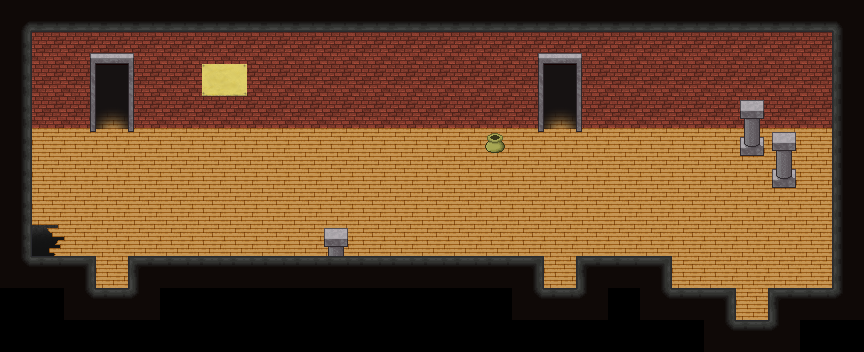

Tiled map render using the project's own tile images. Description and the map definition, with tile-layer contents summarised, below:
An orthogonal 27x11 tile map with 32x32 px tiles, 4 tile layers (Lower 1, Upper 1, Lower 2, Upper 2), 8 tilesets and 10 objects (5x teleport, 4x event, trigger).

<map version="1.0" orientation="orthogonal" width="27" height="11" tilewidth="32" tileheight="32">
 <properties>
  <property name="bgm" value="music_haven" />
  <property name="minimap" value="graphic_minimap_l1_f1" />
  <property name="minimap_x1" value="63" />
  <property name="minimap_x2" value="120" />
  <property name="minimap_y1" value="141" />
  <property name="minimap_y2" value="150" />
 </properties>
 <tileset firstgid="1" name="blockboundBrickWall" tilewidth="32" tileheight="32">
  <image source="tilesets/blockbound/brickwall.png" width="128" height="96" />
  <tile id="0">
   <properties>
    <property name="x" value="" />
   </properties>
  </tile>
  <tile id="1">
   <properties>
    <property name="x" value="" />
   </properties>
  </tile>
  <tile id="2">
   <properties>
    <property name="x" value="" />
   </properties>
  </tile>
 </tileset>
 <tileset firstgid="13" name="blockboundBrownRock" tilewidth="32" tileheight="32">
  <image source="tilesets/blockbound/brownrock.png" trans="8080ff" width="320" height="224" />
  <tile id="30">
   <properties>
    <property name="x" value="" />
   </properties>
  </tile>
  <tile id="31">
   <properties>
    <property name="x" value="" />
   </properties>
  </tile>
  <tile id="32">
   <properties>
    <property name="x" value="" />
   </properties>
  </tile>
  <tile id="40">
   <properties>
    <property name="x" value="" />
   </properties>
  </tile>
  <tile id="41">
   <properties>
    <property name="x" value="" />
   </properties>
  </tile>
  <tile id="42">
   <properties>
    <property name="x" value="" />
   </properties>
  </tile>
  <tile id="50">
   <properties>
    <property name="top" value="" />
   </properties>
  </tile>
  <tile id="51">
   <properties>
    <property name="top" value="" />
   </properties>
  </tile>
  <tile id="52">
   <properties>
    <property name="top" value="" />
   </properties>
  </tile>
 </tileset>
 <tileset firstgid="83" name="blockboundRedRug" tilewidth="32" tileheight="32">
  <image source="tilesets/blockbound/redrug.png" width="96" height="96" />
 </tileset>
 <tileset firstgid="92" name="blockboundStoneFloor" tilewidth="32" tileheight="32">
  <image source="tilesets/blockbound/stonefloor.PNG" trans="8080ff" width="320" height="320" />
  <tile id="30">
   <properties>
    <property name="x" value="" />
   </properties>
  </tile>
  <tile id="31">
   <properties>
    <property name="x" value="" />
   </properties>
  </tile>
  <tile id="32">
   <properties>
    <property name="x" value="" />
   </properties>
  </tile>
  <tile id="40">
   <properties>
    <property name="x" value="" />
   </properties>
  </tile>
  <tile id="41">
   <properties>
    <property name="x" value="" />
   </properties>
  </tile>
  <tile id="42">
   <properties>
    <property name="x" value="" />
   </properties>
  </tile>
  <tile id="60">
   <properties>
    <property name="top" value="" />
   </properties>
  </tile>
  <tile id="61">
   <properties>
    <property name="top" value="" />
   </properties>
  </tile>
  <tile id="62">
   <properties>
    <property name="top" value="" />
   </properties>
  </tile>
 </tileset>
 <tileset firstgid="192" name="blockboundUpper" tilewidth="32" tileheight="32">
  <image source="tilesets/blockbound/upper.png" trans="8080ff" width="256" height="288" />
  <tile id="0">
   <properties>
    <property name="x" value="" />
   </properties>
  </tile>
  <tile id="1">
   <properties>
    <property name="x" value="" />
   </properties>
  </tile>
  <tile id="2">
   <properties>
    <property name="x" value="" />
   </properties>
  </tile>
  <tile id="3">
   <properties>
    <property name="x" value="" />
   </properties>
  </tile>
  <tile id="4">
   <properties>
    <property name="x" value="" />
   </properties>
  </tile>
  <tile id="8">
   <properties>
    <property name="x" value="" />
   </properties>
  </tile>
  <tile id="9">
   <properties>
    <property name="x" value="" />
   </properties>
  </tile>
  <tile id="10">
   <properties>
    <property name="x" value="" />
   </properties>
  </tile>
  <tile id="11">
   <properties>
    <property name="x" value="" />
   </properties>
  </tile>
  <tile id="12">
   <properties>
    <property name="x" value="" />
   </properties>
  </tile>
  <tile id="16">
   <properties>
    <property name="x" value="" />
   </properties>
  </tile>
  <tile id="17">
   <properties>
    <property name="x" value="" />
   </properties>
  </tile>
  <tile id="18">
   <properties>
    <property name="x" value="" />
   </properties>
  </tile>
  <tile id="24">
   <properties>
    <property name="x" value="" />
   </properties>
  </tile>
  <tile id="25">
   <properties>
    <property name="x" value="" />
   </properties>
  </tile>
  <tile id="26">
   <properties>
    <property name="x" value="" />
   </properties>
  </tile>
  <tile id="27">
   <properties>
    <property name="x" value="" />
   </properties>
  </tile>
  <tile id="28">
   <properties>
    <property name="x" value="" />
   </properties>
  </tile>
  <tile id="32">
   <properties>
    <property name="x" value="" />
   </properties>
  </tile>
  <tile id="33">
   <properties>
    <property name="x" value="" />
   </properties>
  </tile>
  <tile id="34">
   <properties>
    <property name="x" value="" />
   </properties>
  </tile>
  <tile id="35">
   <properties>
    <property name="x" value="" />
   </properties>
  </tile>
  <tile id="36">
   <properties>
    <property name="x" value="" />
   </properties>
  </tile>
  <tile id="39">
   <properties>
    <property name="x" value="" />
   </properties>
  </tile>
  <tile id="40">
   <properties>
    <property name="x" value="" />
   </properties>
  </tile>
  <tile id="41">
   <properties>
    <property name="x" value="" />
   </properties>
  </tile>
  <tile id="42">
   <properties>
    <property name="x" value="" />
   </properties>
  </tile>
  <tile id="43">
   <properties>
    <property name="x" value="" />
   </properties>
  </tile>
  <tile id="44">
   <properties>
    <property name="x" value="" />
   </properties>
  </tile>
  <tile id="45">
   <properties>
    <property name="x" value="" />
   </properties>
  </tile>
  <tile id="46">
   <properties>
    <property name="x" value="" />
   </properties>
  </tile>
  <tile id="47">
   <properties>
    <property name="x" value="" />
   </properties>
  </tile>
 </tileset>
 <tileset firstgid="264" name="blockboundWoodFloor" tilewidth="32" tileheight="32">
  <image source="tilesets/blockbound/woodfloor.png" trans="8080ff" width="320" height="320" />
  <tile id="30">
   <properties>
    <property name="x" value="" />
   </properties>
  </tile>
  <tile id="31">
   <properties>
    <property name="x" value="" />
   </properties>
  </tile>
  <tile id="32">
   <properties>
    <property name="x" value="" />
   </properties>
  </tile>
  <tile id="40">
   <properties>
    <property name="x" value="" />
   </properties>
  </tile>
  <tile id="41">
   <properties>
    <property name="x" value="" />
   </properties>
  </tile>
  <tile id="42">
   <properties>
    <property name="x" value="" />
   </properties>
  </tile>
  <tile id="50">
   <properties>
    <property name="x" value="" />
   </properties>
  </tile>
  <tile id="51">
   <properties>
    <property name="x" value="" />
   </properties>
  </tile>
  <tile id="52">
   <properties>
    <property name="x" value="" />
   </properties>
  </tile>
  <tile id="60">
   <properties>
    <property name="top" value="" />
   </properties>
  </tile>
  <tile id="61">
   <properties>
    <property name="top" value="" />
   </properties>
  </tile>
  <tile id="62">
   <properties>
    <property name="top" value="" />
   </properties>
  </tile>
  <tile id="70">
   <properties>
    <property name="hole" value="" />
   </properties>
  </tile>
  <tile id="71">
   <properties>
    <property name="hole" value="" />
   </properties>
  </tile>
  <tile id="72">
   <properties>
    <property name="hole" value="" />
   </properties>
  </tile>
  <tile id="73">
   <properties>
    <property name="hole" value="" />
   </properties>
  </tile>
  <tile id="74">
   <properties>
    <property name="hole" value="" />
   </properties>
  </tile>
  <tile id="75">
   <properties>
    <property name="hole" value="" />
   </properties>
  </tile>
  <tile id="76">
   <properties>
    <property name="hole" value="" />
   </properties>
  </tile>
  <tile id="77">
   <properties>
    <property name="hole" value="" />
   </properties>
  </tile>
  <tile id="80">
   <properties>
    <property name="hole" value="" />
   </properties>
  </tile>
  <tile id="81">
   <properties>
    <property name="hole" value="" />
   </properties>
  </tile>
  <tile id="82">
   <properties>
    <property name="hole" value="" />
   </properties>
  </tile>
  <tile id="83">
   <properties>
    <property name="hole" value="" />
   </properties>
  </tile>
  <tile id="84">
   <properties>
    <property name="hole" value="" />
   </properties>
  </tile>
  <tile id="85">
   <properties>
    <property name="hole" value="" />
   </properties>
  </tile>
  <tile id="86">
   <properties>
    <property name="hole" value="" />
   </properties>
  </tile>
  <tile id="87">
   <properties>
    <property name="hole" value="" />
   </properties>
  </tile>
  <tile id="90">
   <properties>
    <property name="hole" value="" />
   </properties>
  </tile>
  <tile id="91">
   <properties>
    <property name="hole" value="" />
   </properties>
  </tile>
  <tile id="92">
   <properties>
    <property name="hole" value="" />
   </properties>
  </tile>
  <tile id="93">
   <properties>
    <property name="hole" value="" />
   </properties>
  </tile>
  <tile id="94">
   <properties>
    <property name="hole" value="" />
   </properties>
  </tile>
  <tile id="95">
   <properties>
    <property name="hole" value="" />
   </properties>
  </tile>
  <tile id="96">
   <properties>
    <property name="hole" value="" />
   </properties>
  </tile>
 </tileset>
 <tileset firstgid="364" name="blockboundCeiling" tilewidth="32" tileheight="32">
  <image source="tilesets/blockbound/ceiling.png" trans="8080ff" width="160" height="96" />
  <tile id="0">
   <properties>
    <property name="x" value="" />
   </properties>
  </tile>
  <tile id="1">
   <properties>
    <property name="x" value="" />
   </properties>
  </tile>
  <tile id="2">
   <properties>
    <property name="x" value="" />
   </properties>
  </tile>
  <tile id="3">
   <properties>
    <property name="x" value="" />
   </properties>
  </tile>
  <tile id="4">
   <properties>
    <property name="x" value="" />
   </properties>
  </tile>
  <tile id="5">
   <properties>
    <property name="x" value="" />
   </properties>
  </tile>
  <tile id="6">
   <properties>
    <property name="x" value="" />
   </properties>
  </tile>
  <tile id="7">
   <properties>
    <property name="x" value="" />
   </properties>
  </tile>
  <tile id="8">
   <properties>
    <property name="x" value="" />
   </properties>
  </tile>
  <tile id="9">
   <properties>
    <property name="x" value="" />
   </properties>
  </tile>
  <tile id="10">
   <properties>
    <property name="x" value="" />
   </properties>
  </tile>
  <tile id="11">
   <properties>
    <property name="x" value="" />
   </properties>
  </tile>
  <tile id="12">
   <properties>
    <property name="x" value="" />
   </properties>
  </tile>
  <tile id="13">
   <properties>
    <property name="x" value="" />
   </properties>
  </tile>
  <tile id="14">
   <properties>
    <property name="x" value="" />
   </properties>
  </tile>
 </tileset>
 <tileset firstgid="379" name="blockboundQuarryCeiling" tilewidth="32" tileheight="32">
  <image source="tilesets/blockbound/quarryroof.png" trans="8080ff" width="160" height="96" />
  <tile id="0">
   <properties>
    <property name="x" value="" />
   </properties>
  </tile>
  <tile id="2">
   <properties>
    <property name="x" value="" />
   </properties>
  </tile>
  <tile id="3">
   <properties>
    <property name="x" value="" />
   </properties>
  </tile>
  <tile id="4">
   <properties>
    <property name="x" value="" />
   </properties>
  </tile>
  <tile id="5">
   <properties>
    <property name="x" value="" />
   </properties>
  </tile>
  <tile id="6">
   <properties>
    <property name="x" value="" />
   </properties>
  </tile>
  <tile id="7">
   <properties>
    <property name="x" value="" />
   </properties>
  </tile>
  <tile id="9">
   <properties>
    <property name="x" value="" />
   </properties>
  </tile>
  <tile id="10">
   <properties>
    <property name="x" value="" />
   </properties>
  </tile>
  <tile id="11">
   <properties>
    <property name="x" value="" />
   </properties>
  </tile>
  <tile id="12">
   <properties>
    <property name="x" value="" />
   </properties>
  </tile>
  <tile id="13">
   <properties>
    <property name="x" value="" />
   </properties>
  </tile>
  <tile id="14">
   <properties>
    <property name="x" value="" />
   </properties>
  </tile>
 </tileset>
 <layer name="Lower 1" width="27" height="11">
  <properties>
   <property name="layer" value="5" />
   <property name="z" value="0" />
  </properties>
  <data>[297 cells, 259 non-empty, 13 distinct tile ids]</data>
 </layer>
 <layer name="Upper 1" width="27" height="11">
  <properties>
   <property name="layer" value="4" />
   <property name="z" value=".5" />
  </properties>
  <data>[297 cells, 29 non-empty, 16 distinct tile ids]</data>
 </layer>
 <objectgroup name="Event 1" width="27" height="11">
  <properties>
   <property name="layer" value="3" />
   <property name="z" value=".5" />
  </properties>
  <object name="Teleport" type="teleport" x="736" y="304" width="32" height="16">
   <properties>
    <property name="id" value="map_havenEastHall" />
    <property name="x" value="3" />
    <property name="y" value="18" />
   </properties>
  </object>
  <object name="Teleport" type="teleport" x="544" y="96" width="32" height="24">
   <properties>
    <property name="id" value="map_havenWaldyRoom" />
    <property name="x" value="6" />
    <property name="y" value="8" />
   </properties>
  </object>
  <object name="Teleport" type="teleport" x="544" y="272" width="32" height="16">
   <properties>
    <property name="id" value="map_havenNicoRoom" />
    <property name="x" value="6" />
    <property name="y" value="4" />
   </properties>
  </object>
  <object name="Teleport" type="teleport" x="96" y="96" width="32" height="24">
   <properties>
    <property name="id" value="map_havenChloeRoom" />
    <property name="targetZ" value="1" />
    <property name="x" value="6" />
    <property name="y" value="8" />
   </properties>
  </object>
  <object name="Trigger" type="trigger" x="128" y="96" width="32" height="32">
   <properties>
    <property name="auto" value="" />
    <property name="id" value="scene_intro00005" />
    <property name="switch" value="got_earrings" />
   </properties>
  </object>
  <object name="Teleport" type="teleport" x="96" y="272" width="32" height="16">
   <properties>
    <property name="id" value="map_havenBossRoom" />
    <property name="x" value="8" />
    <property name="y" value="6" />
   </properties>
  </object>
  <object name="Pudding" type="event" x="448" y="160" width="32" height="32">
   <properties>
    <property name="key" value="enemy_pudding" />
    <property name="switch" value="intro_done" />
   </properties>
  </object>
  <object name="Pudding" type="event" x="384" y="160" width="32" height="32">
   <properties>
    <property name="key" value="enemy_pudding" />
    <property name="switch" value="intro_done" />
   </properties>
  </object>
  <object name="Pudding" type="event" x="256" y="160" width="32" height="32">
   <properties>
    <property name="key" value="enemy_pudding" />
    <property name="switch" value="intro_done" />
   </properties>
  </object>
  <object name="Pudding" type="event" x="320" y="160" width="32" height="32">
   <properties>
    <property name="key" value="enemy_pudding" />
    <property name="switch" value="intro_done" />
   </properties>
  </object>
 </objectgroup>
 <layer name="Lower 2" width="27" height="11">
  <properties>
   <property name="layer" value="2" />
   <property name="z" value="1" />
  </properties>
  <data>[297 cells, 0 non-empty, 0 distinct tile ids]</data>
 </layer>
 <layer name="Upper 2" width="27" height="11">
  <properties>
   <property name="layer" value="1" />
   <property name="z" value="1.5" />
  </properties>
  <data>[297 cells, 3 non-empty, 1 distinct tile ids]</data>
 </layer>
 <objectgroup name="Event 2" width="27" height="11">
  <properties>
   <property name="layer" value="0" />
   <property name="z" value="1.5" />
  </properties>
 </objectgroup>
</map>
